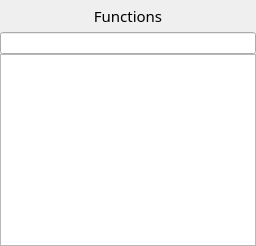
         <widget class="QWidget" name="sidebar_2" native="true">
          <property name="sizePolicy">
           <sizepolicy hsizetype="MinimumExpanding" vsizetype="Expanding">
            <horstretch>0</horstretch>
            <verstretch>0</verstretch>
           </sizepolicy>
          </property>
          <property name="minimumSize">
           <size>
            <width>170</width>
            <height>0</height>
           </size>
          </property>
          <property name="styleSheet">
           <string notr="true"/>
          </property>
          <layout class="QVBoxLayout" name="verticalLayout_2">
           <property name="spacing">
            <number>0</number>
           </property>
           <property name="leftMargin">
            <number>0</number>
           </property>
           <property name="topMargin">
            <number>0</number>
           </property>
           <property name="rightMargin">
            <number>0</number>
           </property>
           <property name="bottomMargin">
            <number>0</number>
           </property>
           <item>
            <widget class="QLabel" name="functionListLabel">
             <property name="minimumSize">
              <size>
               <width>0</width>
               <height>32</height>
              </size>
             </property>
             <property name="font">
              <font>
               <family>Sans Serif</family>
               <pointsize>11</pointsize>
               <weight>50</weight>
               <italic>false</italic>
               <bold>false</bold>
               <underline>false</underline>
              </font>
             </property>
             <property name="styleSheet">
              <string notr="true"/>
             </property>
             <property name="frameShape">
              <enum>QFrame::NoFrame</enum>
             </property>
             <property name="frameShadow">
              <enum>QFrame::Plain</enum>
             </property>
             <property name="text">
              <string>Functions</string>
             </property>
             <property name="alignment">
              <set>Qt::AlignCenter</set>
             </property>
            </widget>
           </item>
           <item>
            <widget class="QLineEdit" name="searchFunction"/>
           </item>
           <item>
            <widget class="QListWidget" name="functionList">
             <property name="sizePolicy">
              <sizepolicy hsizetype="MinimumExpanding" vsizetype="Expanding">
               <horstretch>0</horstretch>
               <verstretch>0</verstretch>
              </sizepolicy>
             </property>
             <property name="minimumSize">
              <size>
               <width>175</width>
               <height>0</height>
              </size>
             </property>
             <property name="maximumSize">
              <size>
               <width>16777215</width>
               <height>16777215</height>
              </size>
             </property>
             <property name="font">
              <font>
               <family>Sans Serif</family>
               <pointsize>10</pointsize>
               <weight>50</weight>
               <italic>false</italic>
               <bold>false</bold>
              </font>
             </property>
             <property name="styleSheet">
              <string notr="true"/>
             </property>
            </widget>
           </item>
          </layout>
         </widget>
